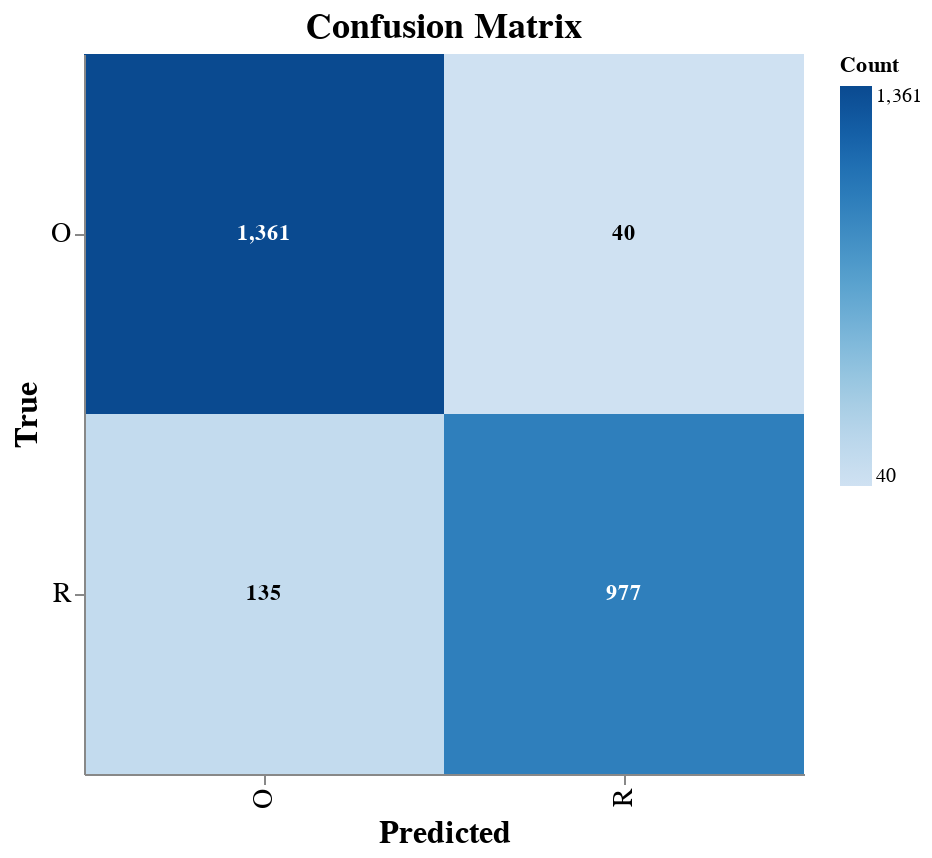

Notebook cell for this chart:
### Markdown cell above
Menampilkan Visualisasi Confusion Matrix

### Code cell
order = [class_names[0], class_names[1]]  
cm = confusion_matrix(y_true, y_pred, labels=[0, 1])

cm_df = pd.DataFrame({
    "true":  [order[0], order[0], order[1], order[1]],
    "pred":  [order[0], order[1], order[0], order[1]],
    "count": [int(cm[0,0]), int(cm[0,1]), int(cm[1,0]), int(cm[1,1])]
})

thr = int(cm_df["count"].max() * 0.55)  

base = alt.Chart(cm_df).encode(
    x=alt.X("pred:N", title="Predicted", sort=order),
    y=alt.Y("true:N", title="True",      sort=order)
)

heat = base.mark_rect().encode(
    color=alt.Color("count:Q", title="Count", scale=alt.Scale(scheme="blues")),
    tooltip=[
        alt.Tooltip("true:N",  title="True"),
        alt.Tooltip("pred:N",  title="Pred"),
        alt.Tooltip("count:Q", title="Count", format=",")
    ]
)

text = base.mark_text(fontWeight="bold").encode(
    text=alt.Text("count:Q", format=","),
    color=alt.condition(f"datum.count > {thr}", alt.value("white"), alt.value("black"))
)

cm_chart = (
    alt.layer(heat, text)
      .properties(width=alt.Step(180), height=alt.Step(180), title="Confusion Matrix")
      .configure_axis(labelFontSize=14, titleFontSize=16)
      .configure_title(fontSize=18)
      .configure_view(strokeWidth=0)
)

cm_chart

### Figure 1 — Vega-Lite specification as saved in the notebook (floating-point values rounded to 4 significant figures)
{"config": {"view": {"continuousWidth": 300, "continuousHeight": 300, "strokeWidth": 0}, "axis": {"labelFontSize": 14, "titleFontSize": 16}, "title": {"fontSize": 18}}, "layer": [{"mark": {"type": "rect"}, "encoding": {"color": {"field": "count", "scale": {"scheme": "blues"}, "title": "Count", "type": "quantitative"}, "tooltip": [{"field": "true", "title": "True", "type": "nominal"}, {"field": "pred", "title": "Pred", "type": "nominal"}, {"field": "count", "format": ",", "title": "Count", "type": "quantitative"}], "x": {"field": "pred", "sort": ["O", "R"], "title": "Predicted", "type": "nominal"}, "y": {"field": "true", "sort": ["O", "R"], "title": "True", "type": "nominal"}}}, {"mark": {"type": "text", "fontWeight": "bold"}, "encoding": {"color": {"condition": {"test": "datum.count > 748", "value": "white"}, "value": "black"}, "text": {"field": "count", "format": ",", "type": "quantitative"}, "x": {"field": "pred", "sort": ["O", "R"], "title": "Predicted", "type": "nominal"}, "y": {"field": "true", "sort": ["O", "R"], "title": "True", "type": "nominal"}}}], "data": {"name": "data-d0360b4490734340bd61237ca2c28734"}, "height": {"step": 180}, "title": "Confusion Matrix", "width": {"step": 180}, "$schema": "https://vega.github.io/schema/vega-lite/v5.20.1.json", "datasets": {"data-d0360b4490734340bd61237ca2c28734": [{"true": "O", "pred": "O", "count": 1361}, {"true": "O", "pred": "R", "count": 40}, {"true": "R", "pred": "O", "count": 135}, {"true": "R", "pred": "R", "count": 977}]}}
